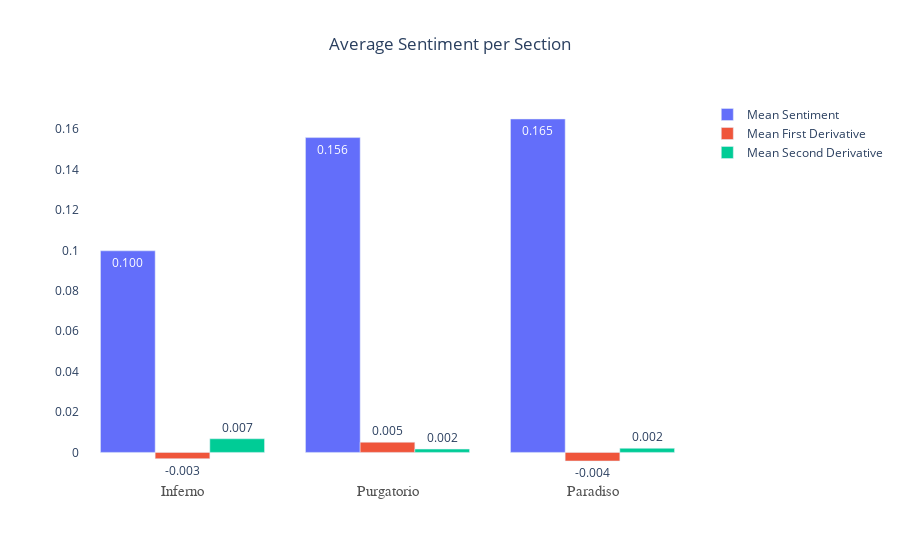

Notebook source saved alongside this figure:
### Code cell
sections = ['Inferno', 'Purgatorio', 'Paradiso']
mean_sent = [avg_sentiment_inferno, avg_sentiment_purgatorio, avg_sentiment_paradiso]
mean_first_deriv = [avg_first_inferno, avg_first_purgatorio, avg_first_paradiso]
mean_second_deriv = [avg_second_inferno, avg_second_purgatorio, avg_second_paradiso]

float_formatter = "{:.2f}".format

fig = go.Figure(
    data=[
        go.Bar(name='Mean Sentiment', x=sections, y=mean_sent, text=[ "{:0.3f}".format(x) for x in mean_sent],
            textposition='auto'),
        go.Bar(name='Mean First Derivative', x=sections, y=mean_first_deriv, text=[ "{:0.3f}".format(x) for x in mean_first_deriv],
            textposition='auto'),
        go.Bar(name='Mean Second Derivative', x=sections, y=mean_second_deriv, text=[ "{:0.3f}".format(x) for x in mean_second_deriv],
            textposition='auto')
])

fig.update_layout(
    barmode='group',
    xaxis=dict(
        tickfont=dict(
            family='Arial',
            size=15,
            color='rgb(82, 82, 82)',
        ),
    ),
    showlegend=True,
    plot_bgcolor='white',
    title = dict(
        text = "Average Sentiment per Section",
        x = 0.5
    )
)

fig.show()

### Figure 1 — Plotly figure (JSON) as saved in the notebook; plotly's stock layout.template omitted (floating-point values rounded to 4 significant figures)
{"data": [{"name": "Mean Sentiment", "text": ["0.100", "0.156", "0.165"], "textposition": "auto", "type": "bar", "x": ["Inferno", "Purgatorio", "Paradiso"], "y": [0.09976, 0.1558, 0.165]}, {"name": "Mean First Derivative", "text": ["-0.003", "0.005", "-0.004"], "textposition": "auto", "type": "bar", "x": ["Inferno", "Purgatorio", "Paradiso"], "y": [-0.003098, 0.005041, -0.004255]}, {"name": "Mean Second Derivative", "text": ["0.007", "0.002", "0.002"], "textposition": "auto", "type": "bar", "x": ["Inferno", "Purgatorio", "Paradiso"], "y": [0.006748, 0.001624, 0.002021]}], "layout": {"barmode": "group", "plot_bgcolor": "white", "showlegend": true, "title": {"text": "Average Sentiment per Section", "x": 0.5}, "xaxis": {"tickfont": {"color": "rgb(82, 82, 82)", "family": "Arial", "size": 15}}}}
